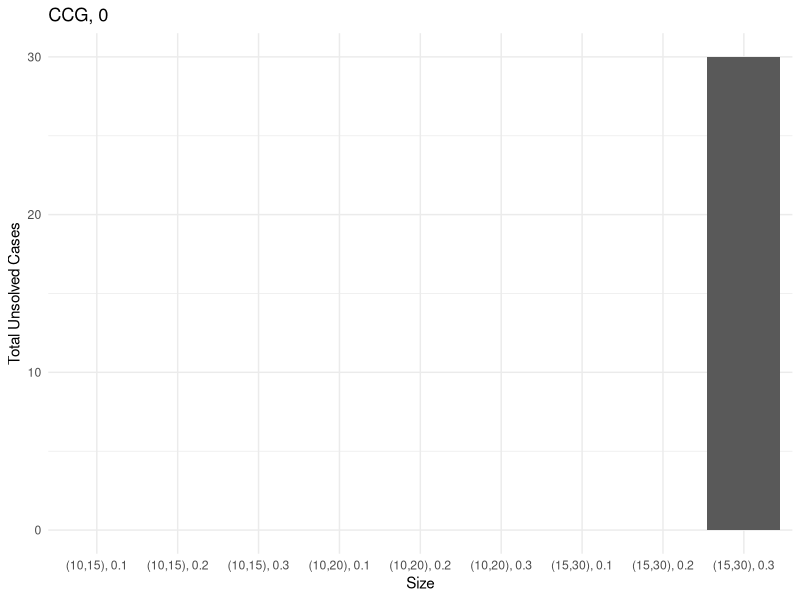
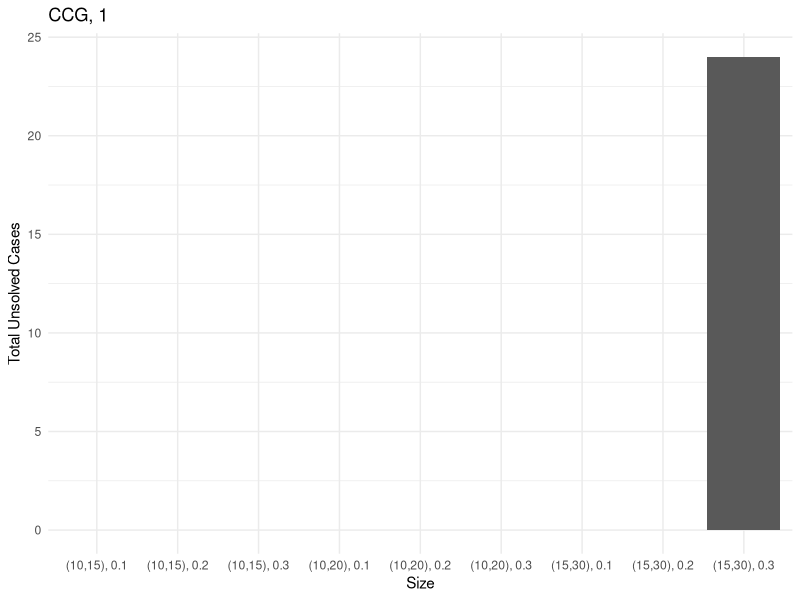
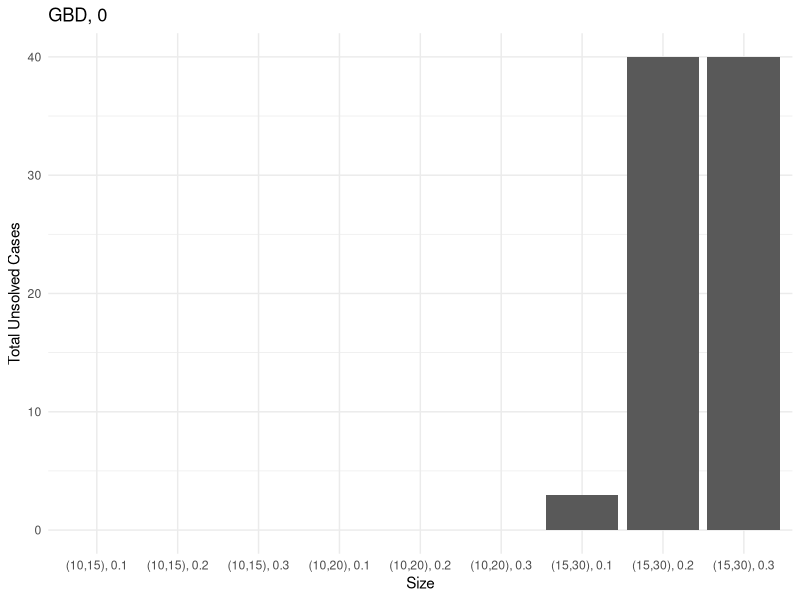
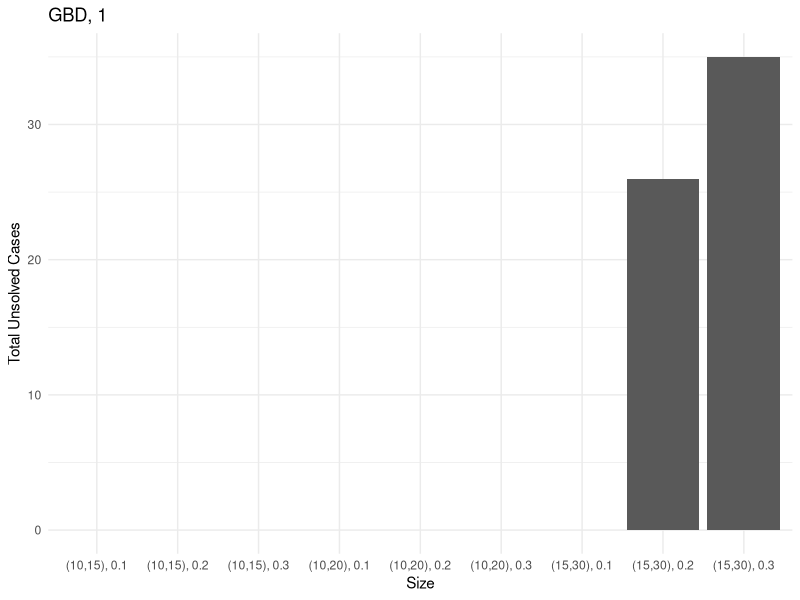
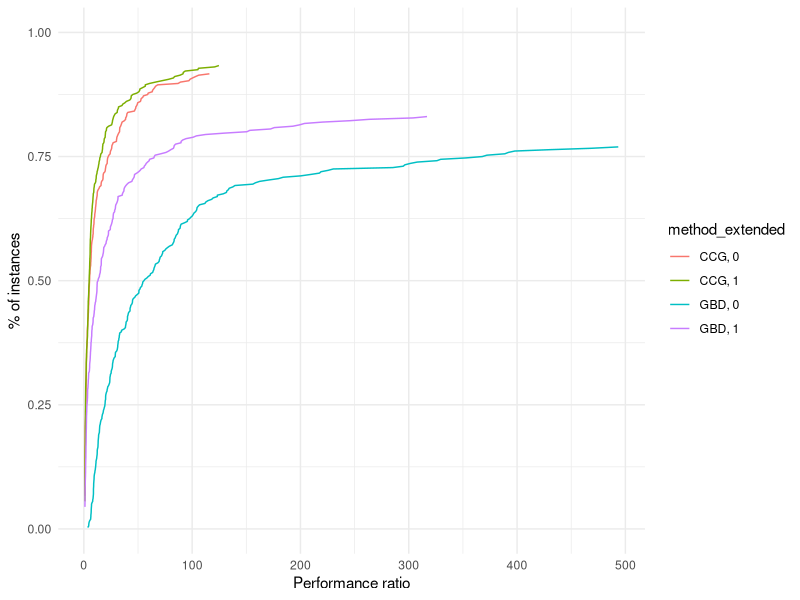
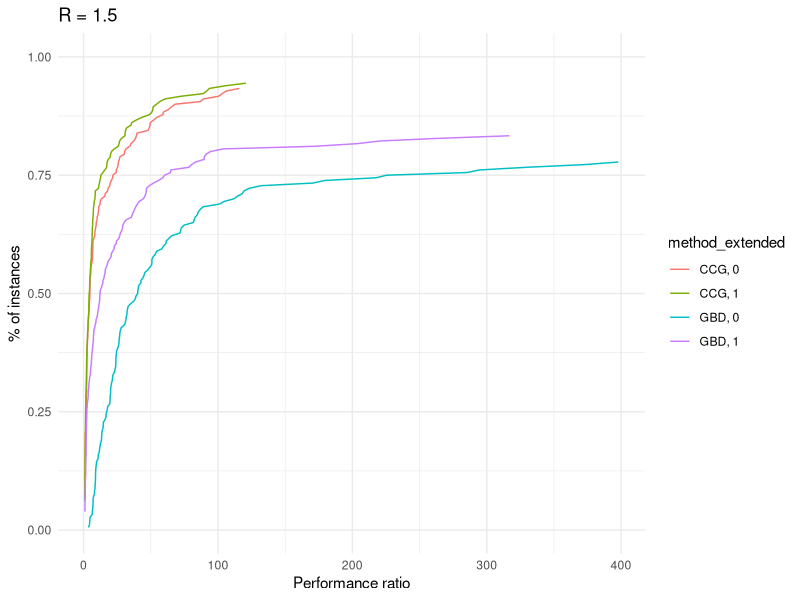
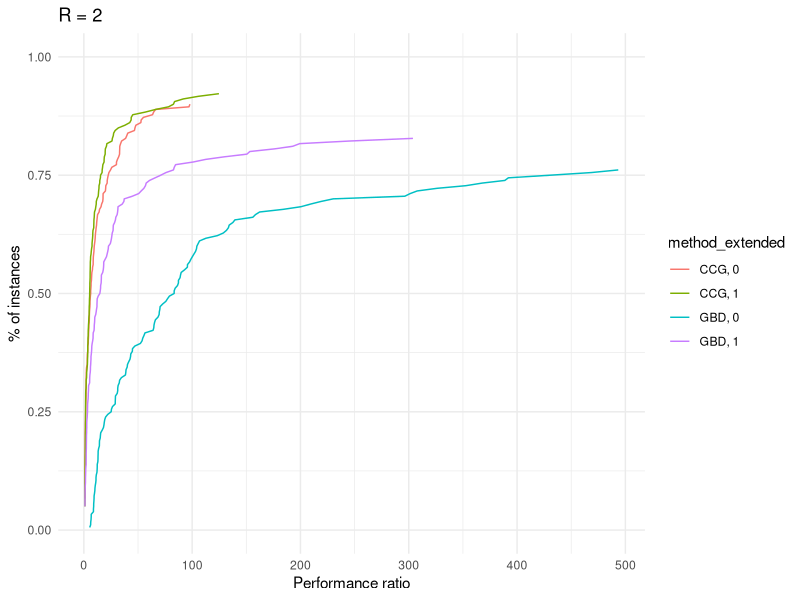
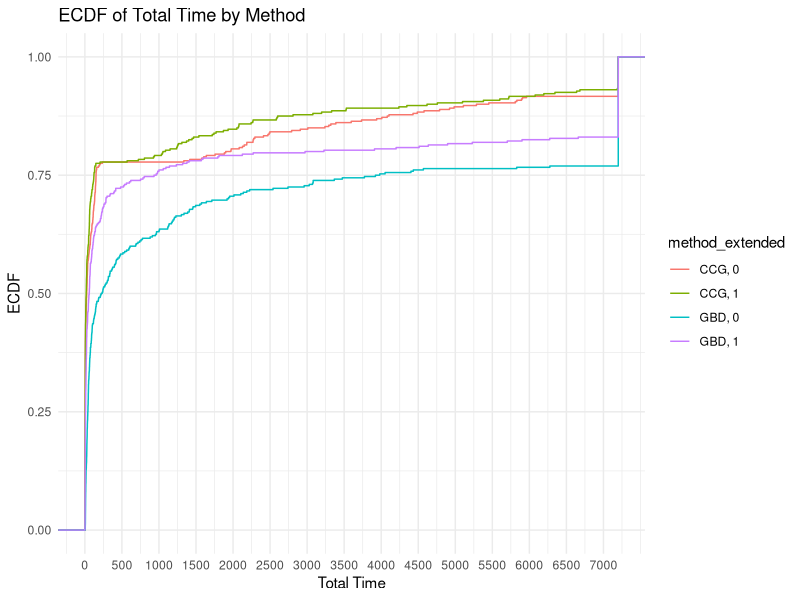

Recreate these plots in R, in order.
## ---- chunk 1
library(rmarkdown)
library(kableExtra)
library(tidyr)
library(ggplot2)
suppressPackageStartupMessages(library(dplyr))
## ---- chunk 2
results = read.table("./results.csv", header = FALSE, sep = ',')
colnames(results) <- c("tag", "instance", "n_facilities", "n_customers", "Gamma", "deviation", "time_limit", "method", "use_heuristic", "total_time", "master_time", "separation_time", "best_bound", "iteration_count", "fail")
results$tag = NULL
## ---- chunk 3
sum(results$fail)
## ---- chunk 4
results$p = results$Gamma / results$n_customers
results$p = ceiling(results$p / .05) * .05
## ---- chunk 5
results = results %>%
  mutate(
    ratio_demand_capacity = as.integer(sub('.*instance_F\\d+_C\\d+_R(\\d+)__\\d+\\.txt', '\\1', instance))
  )

results$size = paste0("(", results$n_facilities, ",", results$n_customers, "), ", results$p)
## ---- chunk 6
results$method_extended = paste0(results$method, ", ", results$use_heuristic)
## ---- chunk 7
time_limit = 7200

results$unsolved = results$total_time >= time_limit | results$fail
## ---- chunk 8
paged_table(results)
## ---- chunk 9
for (method in unique(results$method_extended)) {
  
  # Sum of unsolved cases for each size
  sum_unsolved = results[results$method_extended == method,] %>% group_by(size) %>% summarise(total_unsolved = sum(unsolved))
  
  # Create a bar plot
  p = ggplot(sum_unsolved, aes(x = size, y = total_unsolved)) +
    geom_bar(stat = "identity") +
    labs(x = "Size", y = "Total Unsolved Cases", title = method) +
    theme_minimal()

  ggsave(paste0("unsolved_", method, ".pdf"), plot = p, width = 10, height = 6)
  
  print(p)
}
## ---- chunk 10
add_performance_ratio = function(dataset, 
                                 criterion_column = "total_time",
                                 unsolved_column = "unsolved",
                                 instance_column = "instance",
                                 solver_column = "solver",
                                 output_column = "performance_ratio") {
  
  # Compute best score for each instance
  best = dataset %>%
    group_by(!!sym(instance_column)) %>%
    mutate(best_solver = min(!!sym(criterion_column)))
  
  # Compute performance ratio for each instance and solver
  result = best %>%
    group_by(!!sym(instance_column), !!sym(solver_column)) %>%
    mutate(!!sym(output_column) := !!sym(criterion_column) / best_solver) %>%
    ungroup()
  
  if (sum(result[,unsolved_column]) > 0) {
    result[result[,unsolved_column] == TRUE,output_column] = max(result[,output_column])
  }

  return (result)
}

plot_performance_profile = function(dataset,
                                    criterion_column,
                                    unsolved_column = "unsolved",
                                    instance_column = "instance",
                                    solver_column = "solver"
                                    ) {
  
  dataset_with_performance_ratios = add_performance_ratio(dataset,
                                                          criterion_column = criterion_column,
                                                          instance_column = instance_column,
                                                          solver_column = solver_column,
                                                          unsolved_column = unsolved_column)
  
  solved_dataset_with_performance_ratios = dataset_with_performance_ratios[!dataset_with_performance_ratios[,unsolved_column],]
  
  compute_performance_profile_point = function(method, data) {
    
    performance_ratios = solved_dataset_with_performance_ratios[solved_dataset_with_performance_ratios[,solver_column] == method,]$performance_ratio
    
    unscaled_performance_profile_point = ecdf(performance_ratios)(data)
    
    n_instances = sum(dataset[,solver_column] == method)
    n_solved_instances = sum(dataset[,solver_column] == method & !dataset[,unsolved_column])
    
    return( unscaled_performance_profile_point * n_solved_instances / n_instances )
  }
  
  perf = solved_dataset_with_performance_ratios %>%
    group_by(!!sym(solver_column)) %>%
    mutate(performance_profile_point = compute_performance_profile_point(unique(!!sym(solver_column)), performance_ratio))
  
  result = ggplot(data = perf, aes(x = performance_ratio, y = performance_profile_point, color = !!sym(solver_column))) +
              geom_line()
  
  return (result)
}

## ---- chunk 11
performance_profile = plot_performance_profile(results, criterion_column = "total_time", solver_column = "method_extended") +
  labs(x = "Performance ratio", y = "% of instances") +
  scale_y_continuous(limits = c(0, 1)) +
  theme_minimal()
print(performance_profile)
ggsave("performance_profile.pdf", plot = performance_profile)
## ---- chunk 12
for (ratio in unique(results$ratio_demand_capacity)) {
  
  p = plot_performance_profile(results[results$ratio_demand_capacity == ratio,], criterion_column = "total_time", solver_column = "method_extended") +
    labs(x = "Performance ratio", y = "% of instances", title = paste0("R = ", ratio / 1000)) +
    scale_y_continuous(limits = c(0, 1)) +
    theme_minimal()
  
  print(p)
}
## ---- chunk 13
ggplot(results, aes(x = total_time, color = method_extended)) +
  stat_ecdf(geom = "step") +
  xlab("Total Time") +
  ylab("ECDF") +
  labs(title = "ECDF of Total Time by Method")  +
  scale_x_continuous(breaks = seq(0, max(results$total_time), by = 500), labels = seq(0, max(results$total_time), by = 500)) +
  theme_minimal()
## ---- chunk 14
results_solved = results %>%
  filter(total_time < 7200) %>%
  group_by(method_extended, n_facilities, n_customers, p, deviation) %>%
  summarize(
    solved = n(),
    total_time = mean(total_time),
    master_time = mean(master_time),
    separation_time = mean(separation_time),
    solved_iteration_count = mean(iteration_count),
    .groups = "drop"
  ) %>%
  ungroup()
## ---- chunk 15
results_unsolved <- results %>%
  filter(total_time >= 7200) %>%
  group_by(method_extended, n_facilities, n_customers, p, deviation) %>%
  summarize(
    unsolved = n(),
    unsolved_iteration_count = mean(iteration_count),
    .groups = "drop"
  ) %>%
  ungroup()
## ---- chunk 16
final_result <- merge(results_solved, results_unsolved, by = c("method_extended", "n_facilities", "n_customers", "p", "deviation"), all = TRUE)
## ---- chunk 17
final_result[is.na(final_result)] = 0
## ---- chunk 18
knitr::kable(final_result, 
               digits = c(0, 0, 0, 2, 2, 0, 2, 2, 2, 2, 0, 2), 
               col.names = c("Method", "|V_1|", "|V_2|", "p", "dev", "Count", "Total", "Master", "Sepatation", "# Iter", "Count", "# Iter"),
               caption = "Summary table"
             ) %>%
      kable_classic() %>%
      add_header_above(c(" " = 5, "Solved instances" = 5, "Unsolved instances" = 2)
)
## ---- chunk 19
for (method in unique(results$method_extended)) {
  
  p = ggplot(results[results$method_extended == method & results$total_time < time_limit,], aes(x = iteration_count)) +
    geom_bar() +
    labs(
      title = method,
      x = "Number of iterations",
      y = "Number of instances"
    ) +
    theme_minimal()
    
  print(p) 
}
## ---- chunk 20
subset = results[results$n_facilities == 15 & results$p > .25,]
## ---- chunk 21
filtered_subset = subset %>%
  group_by(instance) %>%
  filter(any(iteration_count < 1))

ggplot(filtered_subset, aes(x = method, y = master_time)) +
  geom_boxplot() +
  labs(x = "Method", y = "Master time") +
  theme_minimal()

ggplot(filtered_subset, aes(x = method, y = separation_time)) +
  geom_boxplot() +
  labs(x = "Method", y = "Separation time") +
  theme_minimal()
## ---- chunk 22
for (method in unique(subset$method_extended)) {
  
  p = ggplot(subset[subset$method_extended == method,], aes(x = iteration_count)) +
    geom_bar() +
    labs(
      title = method,
      x = "Number of iterations",
      y = "Number of instances"
    ) +
    theme_minimal()
    
  print(p) 
}
